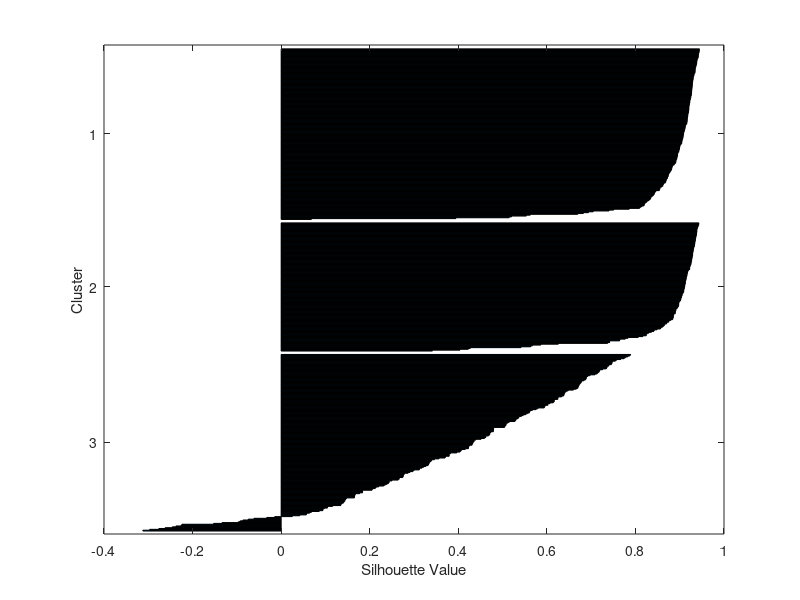
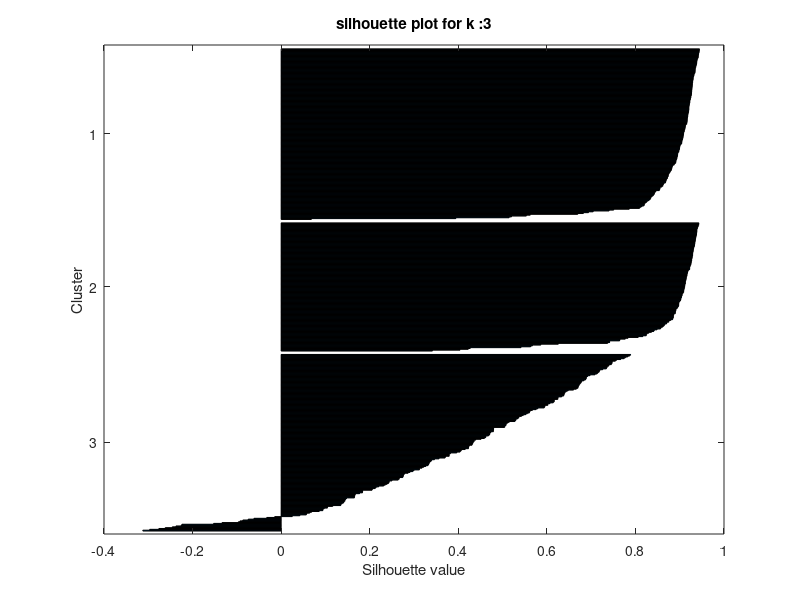
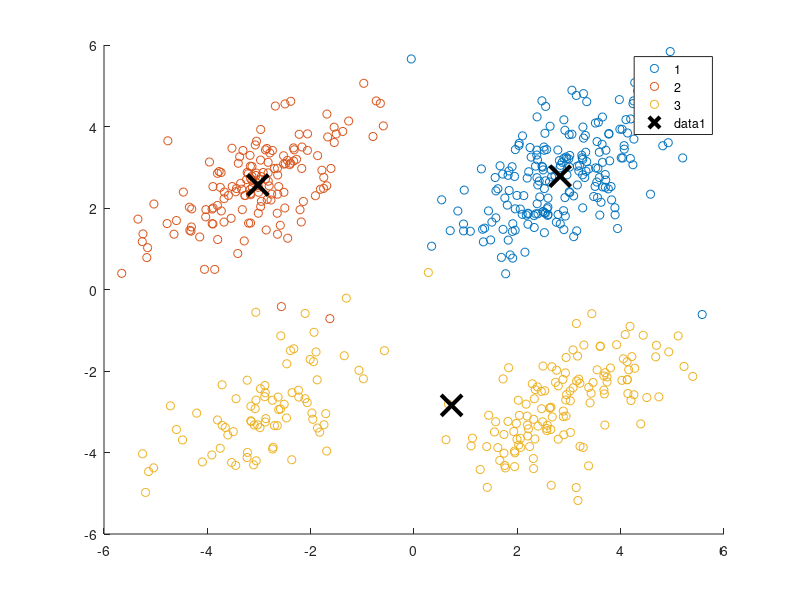
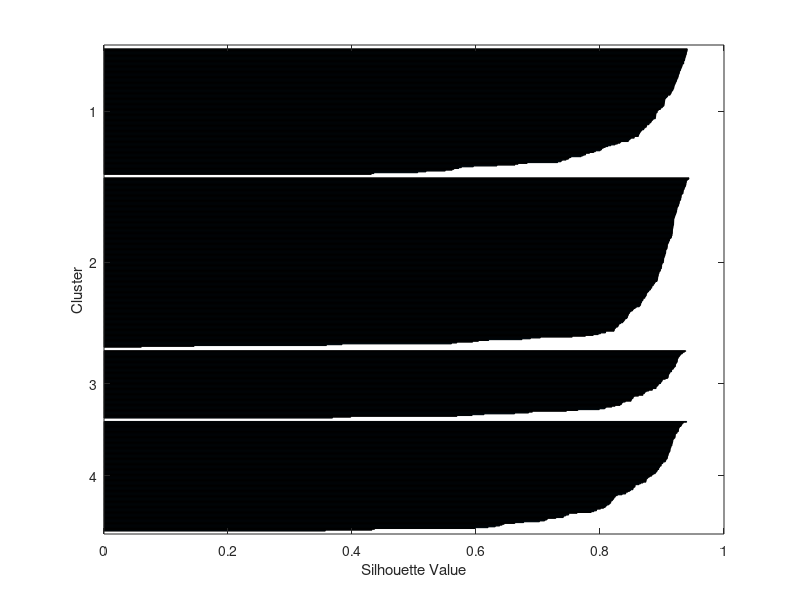

Here is the MATLAB script that generated these plots, in order:
%loading kmeans
load kmeansdata;

%assing data to a variable 
new_data = X;
%defining k values

k_values = [3,4,5];

%part 2 begins
%%%%%%%%%%%%%%%%%%%%%%%%%%%%%%%%%%%%%%%%%%%%%%%%%%%%%

% %for evaluating matrices
% evl_mtrcs = zeros(length(k_values),1);
% 
% for i =1:length(k_values)
%     %k means clustering for every k value
%     k2 = k_values(i);
%     [indx,c] = kmeans(new_data,k2);
%     %evaluating the clutering perfomance
%     evl_mtrcs(i) = sum(sum(new_data-c(indx,:)));
%     %visualizing 
%     %************************
% 
    % % figure;
    % % gscatter(new_data(:,1),new_data(:,2),indx);
    % % hold on;
    % % %ploting centroids
    % % scatter(c(:,1),c(:,2),100,'k','filled');
    % % title("cluster results");
    % % legend('cluser1','cluster2','cluster3');
    % % hold off;
    % % ***************************
%     if size(new_data,2)<= 3
%         figure;
% 
%         scatter3(new_data(:,1),new_data(:,2),new_data(:,3),[],indx,'filled');
%         title(["k means clustering with k = ",num2str(k2)]);
%          xlabel('Feature 1');
%         ylabel('Feature 2');
%         zlabel('Feature 3');
%         drawnow;
% 
%     end
% 
% end
% 
% [optimal_value, indx_optimal] = min(evl_mtrcs);
% optimal_k = k_values(indx_optimal);
% fprintf('Optimal number of clusters: K = %d\n', optimal_k);
% part 2 end
%%%%%%%%%%%%%%%%%%%%%%%%%%%%%%%%%%%%%%%%%%%%%%%%%%%%%

%part 3

%initializing variables for mean silhouette score
mean_sil_score = zeros(length(k_values),1);

for i =1:length(k_values)
    %k means clustring for every k value
    k2 = k_values(i);
    [indx,centroids] = kmeans(new_data,k2);

    %calculating sihoutte values
    silht_values = silhouette(new_data,indx);
    %calculating 
    mean_sil_score(i) = mean(silht_values);
    %ploting silht values for each cluster 
  
        figure;
        
        silhouette(new_data,indx);
        
        title (["silhouette plot for k :",num2str(k2)]);
        xlabel('Silhouette value');
        ylabel('Cluster');

        %%%%%%%%%%%%%%%%%%%%%%%%%%%%%%%%%%%%%%%%%%%%%%
        %q3 end

  %q4 begin
  %ploting clustrs
  figure;
  gscatter(new_data(:,1),new_data(:,2),indx);
  hold on;
  plot(centroids(:, 1), centroids(:, 2), 'kx', 'MarkerSize', 15, 'LineWidth', 3);
        
   
end
